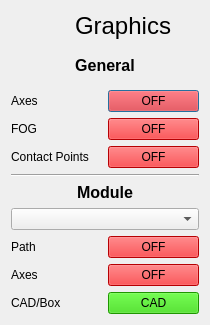
<?xml version="1.0" encoding="UTF-8"?>
<ui version="4.0">
 <class>GraphicParameters</class>
 <widget class="QDialog" name="GraphicParameters">
  <property name="geometry">
   <rect>
    <x>0</x>
    <y>0</y>
    <width>210</width>
    <height>325</height>
   </rect>
  </property>
  <property name="minimumSize">
   <size>
    <width>210</width>
    <height>325</height>
   </size>
  </property>
  <property name="maximumSize">
   <size>
    <width>210</width>
    <height>325</height>
   </size>
  </property>
  <property name="windowTitle">
   <string>Graphics</string>
  </property>
  <layout class="QVBoxLayout" name="verticalLayout_3">
   <item>
    <layout class="QVBoxLayout" name="verticalLayout_2">
     <item>
      <layout class="QHBoxLayout" name="horizontalLayout_7">
       <property name="sizeConstraint">
        <enum>QLayout::SetMinAndMaxSize</enum>
       </property>
       <item>
        <widget class="QLabel" name="label_5">
         <property name="minimumSize">
          <size>
           <width>30</width>
           <height>30</height>
          </size>
         </property>
         <property name="maximumSize">
          <size>
           <width>30</width>
           <height>30</height>
          </size>
         </property>
         <property name="text">
          <string/>
         </property>
         <property name="pixmap">
          <pixmap resource="MelosimulaRF.qrc">:/Icons/Icons/graphicOptions.png</pixmap>
         </property>
         <property name="scaledContents">
          <bool>true</bool>
         </property>
        </widget>
       </item>
       <item>
        <widget class="QLabel" name="label">
         <property name="minimumSize">
          <size>
           <width>0</width>
           <height>30</height>
          </size>
         </property>
         <property name="maximumSize">
          <size>
           <width>16777215</width>
           <height>30</height>
          </size>
         </property>
         <property name="text">
          <string>&lt;html&gt;&lt;head/&gt;&lt;body&gt;&lt;p align=&quot;center&quot;&gt;&lt;span style=&quot; font-size:18pt;&quot;&gt;Graphics&lt;/span&gt;&lt;/p&gt;&lt;/body&gt;&lt;/html&gt;</string>
         </property>
        </widget>
       </item>
      </layout>
     </item>
     <item>
      <layout class="QVBoxLayout" name="verticalLayout_5">
       <item>
        <layout class="QVBoxLayout" name="verticalLayout_4">
         <item>
          <layout class="QVBoxLayout" name="General">
           <item>
            <widget class="QLabel" name="General_Label">
             <property name="text">
              <string>&lt;html&gt;&lt;head/&gt;&lt;body&gt;&lt;p align=&quot;center&quot;&gt;&lt;span style=&quot; font-size:12pt; font-weight:600;&quot;&gt;General&lt;/span&gt;&lt;/p&gt;&lt;/body&gt;&lt;/html&gt;</string>
             </property>
            </widget>
           </item>
           <item>
            <layout class="QHBoxLayout" name="horizontalLayout_4">
             <item>
              <widget class="QLabel" name="Gen_Ejes_Label">
               <property name="text">
                <string>Axes</string>
               </property>
              </widget>
             </item>
             <item>
              <widget class="QPushButton" name="Gen_Ejes_Button">
               <property name="styleSheet">
                <string notr="true">background-color: rgb(255, 0, 4);</string>
               </property>
               <property name="text">
                <string>OFF</string>
               </property>
              </widget>
             </item>
            </layout>
           </item>
           <item>
            <layout class="QHBoxLayout" name="horizontalLayout_5">
             <item>
              <widget class="QLabel" name="Gen_FOG_Label">
               <property name="text">
                <string>FOG</string>
               </property>
              </widget>
             </item>
             <item>
              <widget class="QPushButton" name="Gen_FOG_Button">
               <property name="styleSheet">
                <string notr="true">background-color: rgb(255, 0, 4);</string>
               </property>
               <property name="text">
                <string>OFF</string>
               </property>
              </widget>
             </item>
            </layout>
           </item>
           <item>
            <layout class="QHBoxLayout" name="horizontalLayout_3">
             <item>
              <widget class="QLabel" name="Mod_ContPoints_Label">
               <property name="text">
                <string>Contact Points</string>
               </property>
              </widget>
             </item>
             <item>
              <widget class="QPushButton" name="Mod_ContPoints_Button">
               <property name="styleSheet">
                <string notr="true">background-color: rgb(255, 0, 4);</string>
               </property>
               <property name="text">
                <string>OFF</string>
               </property>
              </widget>
             </item>
            </layout>
           </item>
          </layout>
         </item>
         <item>
          <widget class="Line" name="line">
           <property name="orientation">
            <enum>Qt::Horizontal</enum>
           </property>
          </widget>
         </item>
         <item>
          <layout class="QVBoxLayout" name="Modulos">
           <item>
            <layout class="QVBoxLayout" name="verticalLayout">
             <item>
              <widget class="QLabel" name="Modulo_Label">
               <property name="text">
                <string>&lt;html&gt;&lt;head/&gt;&lt;body&gt;&lt;p align=&quot;center&quot;&gt;&lt;span style=&quot; font-size:12pt; font-weight:600;&quot;&gt;Module&lt;/span&gt;&lt;/p&gt;&lt;/body&gt;&lt;/html&gt;</string>
               </property>
              </widget>
             </item>
             <item>
              <widget class="QComboBox" name="Mod_Selection"/>
             </item>
            </layout>
           </item>
           <item>
            <layout class="QHBoxLayout" name="horizontalLayout_6">
             <item>
              <widget class="QLabel" name="Mod_Trayectoria_Label">
               <property name="text">
                <string>Path</string>
               </property>
              </widget>
             </item>
             <item>
              <widget class="QPushButton" name="Mod_Trayectoria_Button">
               <property name="styleSheet">
                <string notr="true">background-color: rgb(255, 0, 4);</string>
               </property>
               <property name="text">
                <string>OFF</string>
               </property>
              </widget>
             </item>
            </layout>
           </item>
           <item>
            <layout class="QHBoxLayout" name="horizontalLayout">
             <item>
              <widget class="QLabel" name="Mod_Ejes_Label">
               <property name="text">
                <string>Axes</string>
               </property>
              </widget>
             </item>
             <item>
              <widget class="QPushButton" name="Mod_Ejes_Button">
               <property name="styleSheet">
                <string notr="true">background-color: rgb(255, 0, 4);</string>
               </property>
               <property name="text">
                <string>OFF</string>
               </property>
              </widget>
             </item>
            </layout>
           </item>
           <item>
            <layout class="QHBoxLayout" name="horizontalLayout_2">
             <item>
              <widget class="QLabel" name="Mod_CADCub_Label">
               <property name="text">
                <string>CAD/Box</string>
               </property>
              </widget>
             </item>
             <item>
              <widget class="QPushButton" name="Mod_CADCub_Button">
               <property name="styleSheet">
                <string notr="true">background-color: rgb(42, 210, 0);</string>
               </property>
               <property name="text">
                <string>CAD</string>
               </property>
              </widget>
             </item>
            </layout>
           </item>
          </layout>
         </item>
        </layout>
       </item>
      </layout>
     </item>
    </layout>
   </item>
  </layout>
 </widget>
 <resources>
  <include location="MelosimulaRF.qrc"/>
 </resources>
 <connections/>
</ui>
